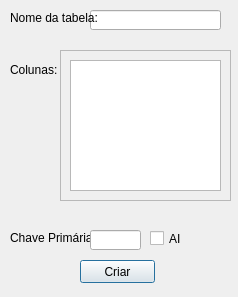
<?xml version="1.0" encoding="UTF-8"?>
<ui version="4.0">
 <class>Dialog</class>
 <widget class="QDialog" name="Dialog">
  <property name="geometry">
   <rect>
    <x>0</x>
    <y>0</y>
    <width>238</width>
    <height>297</height>
   </rect>
  </property>
  <property name="windowTitle">
   <string>Dialog</string>
  </property>
  <widget class="QLineEdit" name="inputNameTable">
   <property name="geometry">
    <rect>
     <x>90</x>
     <y>10</y>
     <width>131</width>
     <height>20</height>
    </rect>
   </property>
  </widget>
  <widget class="QPushButton" name="btnCreate">
   <property name="geometry">
    <rect>
     <x>80</x>
     <y>260</y>
     <width>75</width>
     <height>23</height>
    </rect>
   </property>
   <property name="text">
    <string>Criar</string>
   </property>
  </widget>
  <widget class="QLabel" name="label">
   <property name="geometry">
    <rect>
     <x>10</x>
     <y>10</y>
     <width>91</width>
     <height>16</height>
    </rect>
   </property>
   <property name="text">
    <string>Nome da tabela:</string>
   </property>
  </widget>
  <widget class="QLabel" name="label_2">
   <property name="geometry">
    <rect>
     <x>10</x>
     <y>60</y>
     <width>71</width>
     <height>20</height>
    </rect>
   </property>
   <property name="text">
    <string>Colunas:</string>
   </property>
  </widget>
  <widget class="QScrollArea" name="scrollArea">
   <property name="geometry">
    <rect>
     <x>60</x>
     <y>50</y>
     <width>171</width>
     <height>151</height>
    </rect>
   </property>
   <property name="widgetResizable">
    <bool>true</bool>
   </property>
   <widget class="QWidget" name="scrollAreaWidgetContents">
    <property name="geometry">
     <rect>
      <x>0</x>
      <y>0</y>
      <width>169</width>
      <height>149</height>
     </rect>
    </property>
    <layout class="QGridLayout" name="gridLayout">
     <item row="0" column="0">
      <widget class="QTextEdit" name="inputNameColumn"/>
     </item>
    </layout>
   </widget>
  </widget>
  <widget class="QLabel" name="label_3">
   <property name="geometry">
    <rect>
     <x>10</x>
     <y>230</y>
     <width>81</width>
     <height>16</height>
    </rect>
   </property>
   <property name="text">
    <string>Chave Primária:</string>
   </property>
  </widget>
  <widget class="QLineEdit" name="inputPrimaryKey">
   <property name="geometry">
    <rect>
     <x>90</x>
     <y>230</y>
     <width>51</width>
     <height>20</height>
    </rect>
   </property>
  </widget>
  <widget class="QCheckBox" name="boxAI">
   <property name="geometry">
    <rect>
     <x>150</x>
     <y>230</y>
     <width>41</width>
     <height>17</height>
    </rect>
   </property>
   <property name="text">
    <string>AI</string>
   </property>
  </widget>
 </widget>
 <resources/>
 <connections/>
</ui>
